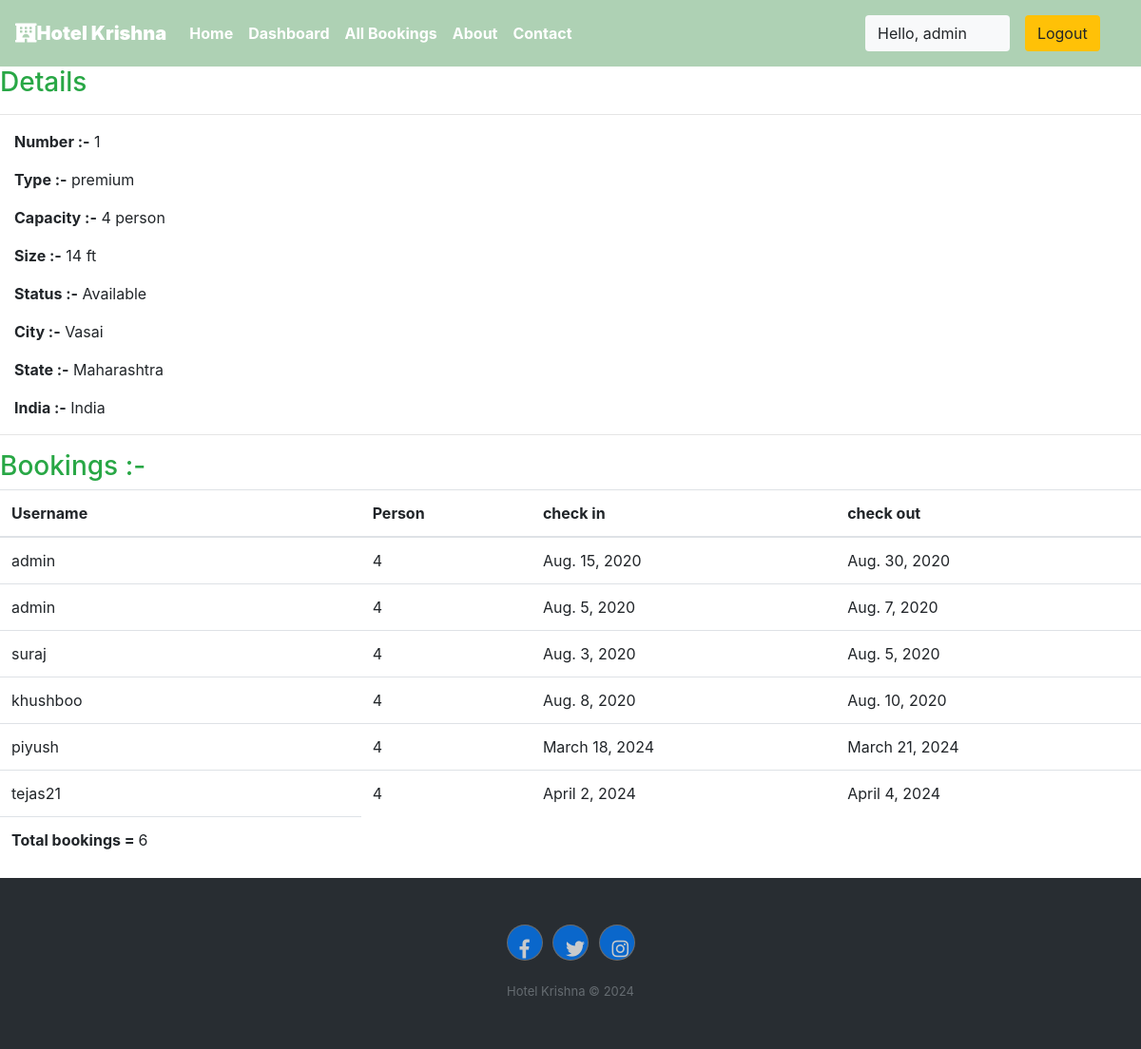
The app's page /staff/panel/view-room?roomid=1 (signed in) with its own data.
### krishna/models.py (models this page shows, shortened)
class Rooms(models.Model):
    ROOM_STATUS = (
    ("1", "available"),
    ("2", "not available"),
    )
    ROOM_TYPE = (
    ("1", "premium"),
    ("2", "deluxe"),
    ("3","basic"),
    )
    room_type = models.CharField(max_length=50,choices = ROOM_TYPE)
    capacity = models.IntegerField()
    price = models.IntegerField()
    size = models.IntegerField()
    hotel = models.ForeignKey(Hotels, on_delete = models.CASCADE)
    status = models.CharField(choices =ROOM_STATUS,max_length = 15)
    roomnumber = models.IntegerField()

class Hotels(models.Model):
    name = models.CharField(max_length=30,default="krishna")
    owner = models.CharField(max_length=20)
    location = models.CharField(max_length=50)
    state = models.CharField(max_length=50,default="maharashtra")
    country = models.CharField(max_length=50,default="india")

class Reservation(models.Model):
    check_in = models.DateField(auto_now =False)
    check_out = models.DateField()
    room = models.ForeignKey(Rooms, on_delete = models.CASCADE)
    guest = models.ForeignKey(User, on_delete= models.CASCADE)
    booking_id = models.CharField(max_length=100,default="null")

### krishna/views.py (the view)
# urls.py: path('staff/panel/view-room', views.view_room),
@login_required(login_url='/staff')
def view_room(request):
    room_id = request.GET['roomid']
    room = Rooms.objects.all().get(id=room_id)
    reservation = Reservation.objects.all().filter(room=room)
    return HttpResponse(render(request,'staff/viewroom.html',{'room':room,'reservations':reservation}))

### templates/staff/viewroom.html
 {% extends 'basic.html' %} {% block title %}View Room {% endblock title %} {% block body %}
<h3 class="text-success"> Details</h3>
<hr>
<div class="container mx-0 ">
    <p><b>Number :-</b> {{room.roomnumber}}</p>
    <p><b>Type :-</b> {{room.get_room_type_display}}</p>
    <p><b>Capacity :-</b> {{room.capacity}} person</p>
    <p><b>Size :-</b> {{room.size}} ft</p>
    <p><b>Status :-</b> {{room.get_status_display| capfirst}} </p>
    <p><b>City :-</b> {{room.hotel.location| capfirst}} </p>
    <p><b>State :-</b> {{room.hotel.state| capfirst}} </p>
    <p><b>India :-</b> {{room.hotel.country| capfirst}} </p>
</div>
<hr> {% if reservations %}
<h3 class="text-success">Bookings :-</h3>
<table class="table">
    <thead>
        <th>Username</th>
        <th>Person</th>
        <th>check in</th>
        <th>check out</th>
    </thead>
    {% for each_detail in reservations %}
    <tr>
        <td>{{each_detail.guest.username}}</td>
        <td>{{each_detail.room.capacity}}</td>
        <td>{{each_detail.check_in}}</td>
        <td>{{each_detail.check_out}}</td>
    </tr>
    {% endfor %}
    <tr>
        <td><b>Total bookings = </b>{{reservations | length}}</td>
    </tr>
</table>
{% else %}
<p>No details found</p>
{% endif %} {% endblock body %}

### templates/basic.html (shortened to what this page needs)
{% load static %}
<!DOCTYPE html>
<!DOCTYPE html>
<html lang="en">
<head>
    <link rel="stylesheet" href="https://use.fontawesome.com/releases/v5.7.0/css/all.css">
    <link rel="stylesheet" href="https://maxcdn.bootstrapcdn.com/bootstrap/4.5.0/css/bootstrap.min.css" >
</head>
<body>
    <div class="container-fluid px-0">
        <nav class="navbar navbar-expand-lg navbar-dark font-weight-bold" style="background-color:#aed1b4">
            <a class="navbar-brand text-bold bg-black " href="/"><i class="fas fa-hotel text-"></i><b>Hotel Krishna</b></a>
            <div class="collapse navbar-collapse " id="navbarSupportedContent">
                <ul class="navbar-nav mr-auto ">
                    <li class="nav-item active">
                        <a class="nav-link text-bold " href="/home"> Home</a>
                    </li>
                    {% if user.is_staff %}
                    <li class="nav-item active">
                        <a class="nav-link text-bold" href="/staff/panel">Dashboard </a>
                    </li>
                    {% elif user.is_staff == False and user.is_authenticated %}
                    <li class="nav-item active">
                            <a class="nav-link text-bold" href="/user/bookings">My Bookings </a>
                        </li>
                    {% endif %}
                    {% if user.is_staff %}
                    <li class="nav-item active">
                            <a class="nav-link text-bold" href="/staff/allbookings">All Bookings </a>
                        </li>
                    {% endif %}
                    <li class="nav-item active">
                        <a class="nav-link text-bold" href="/about">About</a>
                    </li>
                    <li class="nav-item active">
                        <a class="nav-link text-bold" href="/contact">Contact </a>
                    </li>
                </ul>
                {% if user.is_authenticated %}
                      <button class="btn btn-group bg-light" data-toggle="modal" data-target="#forlogin">
                       Hello, {{request.user}}
                       <a href="/logout" class="nav-link">
                    <button class="btn btn-group bg-warning" data-toggle="modal" data-target="#forlogin">
                        Logout
                    </button></a>&nbsp; &nbsp;
                    </button>
                {% endif %}
            </div>
        </nav>
    </div>
    {% block body %}
    {% endblock body %}
    <div class="footer-dark">
        <footer>
            <div class="container">
                <div class="row">
                    <div class="col item social">
                        <a class="btn btn-square btn-primary mx-1" href=""><i class="fab fa-facebook-f"></i></a>
                        <a class="btn btn-square btn-primary mx-1" href=""><i class="fab fa-twitter"></i></a>
                        <a class="btn btn-square btn-primary mx-1" href=""><i class="fab fa-instagram"></i></a>
                    </div>
                </div>
                <p class="copyright">Hotel Krishna © 2024</p>
            </div>
        </footer>
    </div>
</body>
</html>

### templates/basic.html (style rules this page uses)
a { text-decoration: none; }
.footer-dark { padding:50px 0; color:#f0f9ff; background-color:#282d32; }
.footer-dark .item.social { text-align:center; }
.footer-dark .item.social > a { font-size:20px; width:36px; height:36px; line-height:36px; display:inline-block; text-align:center; border-radius:50%; box-shadow:0 0 0 1px rgba(255,255,255,0.4); margin:0 8px; color:#fff; opacity:0.75; }
.footer-dark .copyright { text-align:center; padding-top:24px; opacity:0.3; font-size:13px; margin-bottom:0; }

### records on screen
Rooms: roomnumber "1", room_type "premium", capacity "4", size "14", status "Available", hotel.location "Vasai", hotel.state "Maharashtra", hotel.country "India"
Reservation: guest.username "admin", room.capacity "4", check_in "Aug. 15, 2020", check_out "Aug. 30, 2020"
Reservation: guest.username "admin", room.capacity "4", check_in "Aug. 5, 2020", check_out "Aug. 7, 2020"
Reservation: guest.username "suraj", room.capacity "4", check_in "Aug. 3, 2020", check_out "Aug. 5, 2020"
Reservation: guest.username "khushboo", room.capacity "4", check_in "Aug. 8, 2020", check_out "Aug. 10, 2020"
Reservation: guest.username "piyush", room.capacity "4", check_in "March 18, 2024", check_out "March 21, 2024"
Reservation: guest.username "tejas21", room.capacity "4", check_in "April 2, 2024", check_out "April 4, 2024"

### other values on screen
{{ request.user }} "admin"
{{ reservations | length }} "6"
